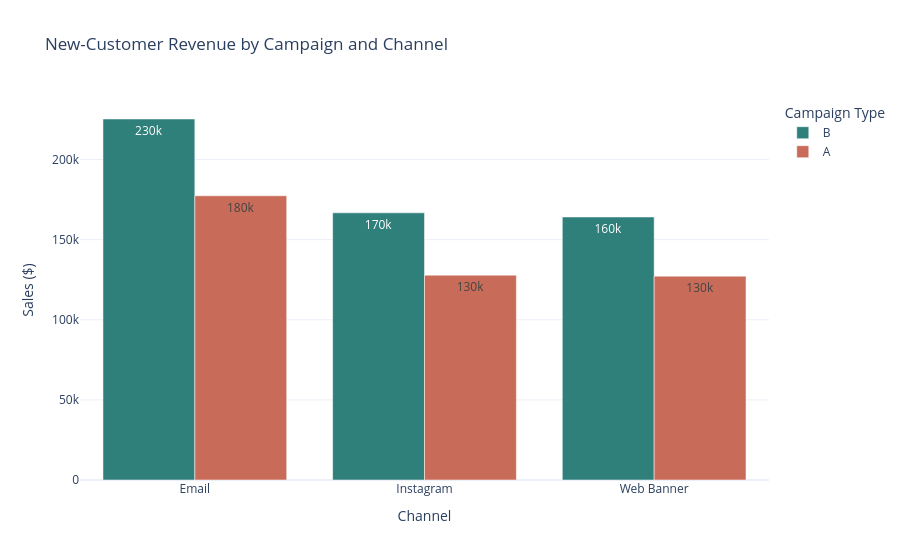

Notebook cell for this chart:
### Code cell
display(Markdown("## New Customer Analysis"))
display(new_combo_summary.round(4))

new_chart = new_combo_summary.copy()
new_chart["combination"] = new_chart["Campaign Type"] + " + " + new_chart["Channel"]

fig_new = px.bar(
    new_chart,
    x="Channel",
    y="total_sales",
    color="Campaign Type",
    barmode="group",
    text_auto=".2s",
    title="New-Customer Revenue by Campaign and Channel",
    color_discrete_map={"A": "#c96b59", "B": "#2f7f7b"},
)
fig_new.update_layout(template="plotly_white", yaxis_title="Sales ($)")
fig_new.show()

display(Markdown("Email remains the top revenue channel for new-customer acquisition, while Instagram remains the most efficient channel on a sales-per-interaction basis."))

### Figure 1 — Plotly figure (JSON) as saved in the notebook; plotly's stock layout.template omitted (floating-point values rounded to 4 significant figures)
{"data": [{"alignmentgroup": "True", "hovertemplate": "Campaign Type=B<br>Channel=%{x}<br>total_sales=%{y}<extra></extra>", "legendgroup": "B", "marker": {"color": "#2f7f7b", "pattern": {"shape": ""}}, "name": "B", "offsetgroup": "B", "orientation": "v", "showlegend": true, "textposition": "auto", "texttemplate": "%{y:.2s}", "type": "bar", "x": ["Email", "Instagram", "Web Banner"], "xaxis": "x", "y": [225300.0, 166700.0, 164100.0], "yaxis": "y"}, {"alignmentgroup": "True", "hovertemplate": "Campaign Type=A<br>Channel=%{x}<br>total_sales=%{y}<extra></extra>", "legendgroup": "A", "marker": {"color": "#c96b59", "pattern": {"shape": ""}}, "name": "A", "offsetgroup": "A", "orientation": "v", "showlegend": true, "textposition": "auto", "texttemplate": "%{y:.2s}", "type": "bar", "x": ["Email", "Instagram", "Web Banner"], "xaxis": "x", "y": [177400.0, 127800.0, 127200.0], "yaxis": "y"}], "layout": {"barmode": "group", "legend": {"title": {"text": "Campaign Type"}, "tracegroupgap": 0}, "title": {"text": "New-Customer Revenue by Campaign and Channel"}, "xaxis": {"anchor": "y", "domain": [0, 1], "title": {"text": "Channel"}}, "yaxis": {"anchor": "x", "domain": [0, 1], "title": {"text": "Sales ($)"}}}}
